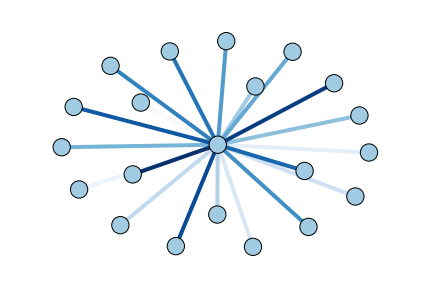

Generate this figure with Python:
"""
Draw a graph with matplotlib, color edges.
You must have matplotlib>=87.7 for this to work.
"""
__author__ = """Aric Hagberg ([email redacted])"""
import matplotlib.pyplot as plt    
import networkx as nx

G=nx.star_graph(20)  
pos=nx.spring_layout(G)
colors=range(20) 
nx.draw(G,pos,node_color='#A0CBE2',edge_color=colors,width=4,edge_cmap=plt.cm.Blues,with_labels=False)
plt.savefig("edge_colormap.png") # save as png
plt.show() # display
